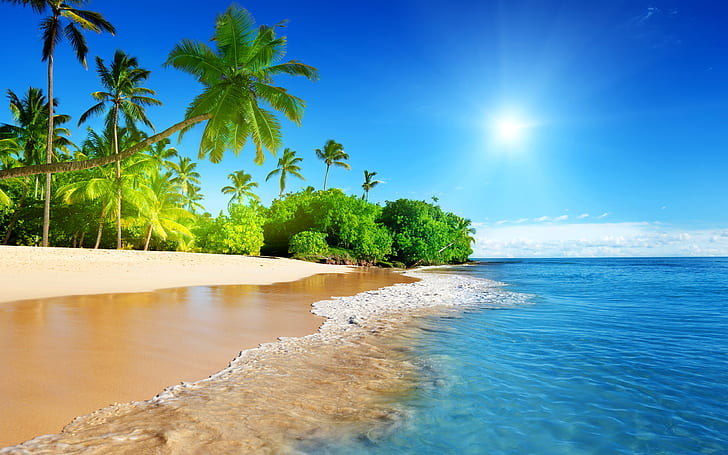
#> input picture image for lab.jpg, 728 x 455 px, found by its file name
$ python 'add corner elements of image.py'
#> lines starting #> are read from the running program, lines starting #| are printed output that depends on the picture
from PIL import Image
import numpy as np

# Load the image
# image = Image.open('E:\Project\Charity Project Resources\191. front_end_html\uploads\cause_photo_1704072157.jpg')
image = Image.open('D:\OneDrive\Desktop\image for lab.jpg')
#> image is the input picture: PIL image 728x455 RGB; mean R, G, B 102.1, 150.3, 162.9

# Convert the image to grayscale
gray_image = image.convert('L')
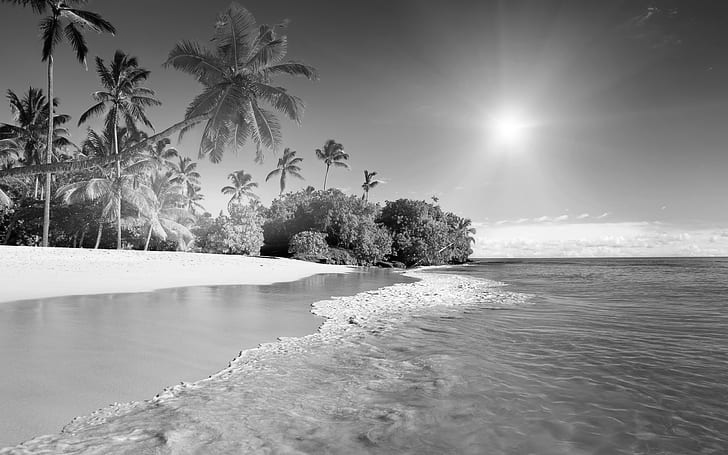
#> gray_image: PIL image 728x455 L; min 0, max 255, mean 137.3

# Convert the grayscale image to a numpy array
image_array = np.array(gray_image)

# Get the shape of the array (height and width of the image)
height, width = image_array.shape
#> height = 455; width = 728

# Get the corner elements
top_left = image_array[0, 0]
#> top_left = 71
top_right = image_array[0, width - 1]
#> top_right = 49
bottom_left = image_array[height - 1, 0]
#> bottom_left = 148
bottom_right = image_array[height - 1, width - 1]
#> bottom_right = 73

top_row= image_array[0,:]
#> top_row = 728 values, max 120 at index 62, min 1 at index 39, mean 63.37
bottom_row=image_array[height-1,:]
#> bottom_row = 728 values, max 216 at index 66, min 67 at index 711, mean 135.4
left_column=image_array[:,0]
#> left_column = 455 values, max 254 at index 246, min 0 at index 229, mean 132.9
right_column=image_array[:,width-1]
#> right_column = 455 values, max 227 at index 238, min 49 at index 0, mean 109.4

# Add the corner elements
corner_sum = top_left + top_right + bottom_left + bottom_right
#> corner_sum = 85
# Add the Boundary elements
boundary_sum = (np.sum(top_row) + np.sum(bottom_row) + np.sum(left_column[1:-1]) + np.sum(right_column[1:-1]))
#> boundary_sum = 254608


print("Corner elements are:", top_left, top_right, bottom_left, bottom_right)
#| Corner elements are: 71 49 148 73
print("Sum of corner elements:", corner_sum)
#| Sum of corner elements: 85
print("Sum of boundary elements:", boundary_sum)
#| Sum of boundary elements: 254608

$ run again, with lab_image.jpg copied over image for lab.jpg
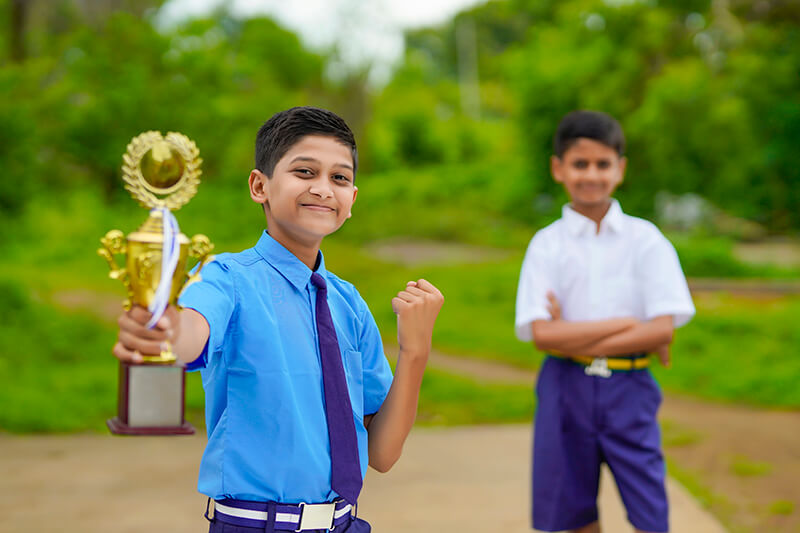
#> input picture lab_image.jpg, 800 x 533 px, found by its file name
#> image is the input picture: PIL image 800x533 RGB; mean R, G, B 113.7, 130.8, 72.1
#> `gray_image = image.convert('L')`:
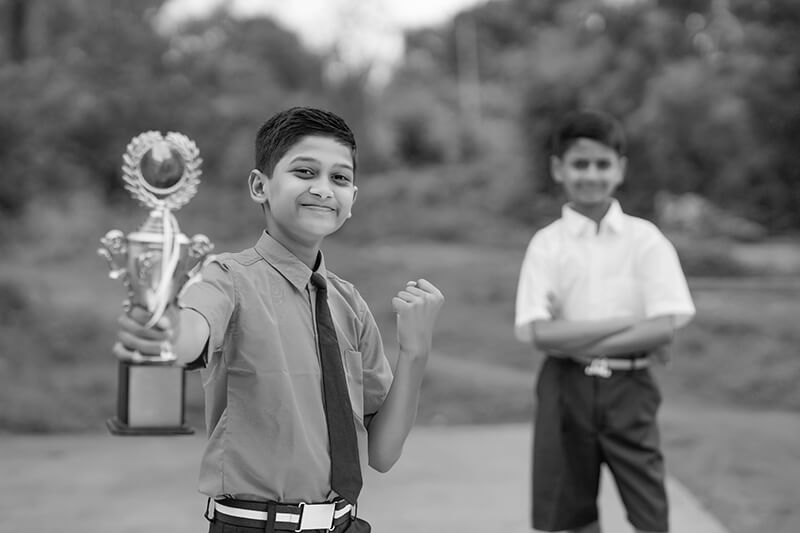
#> gray_image: PIL image 800x533 L; min 0, max 254, mean 119
#> top_left = 94
#> top_right = 71
#> bottom_left = 150
#> bottom_right = 127
#> top_row = 800 values, max 252 at index 416, min 49 at index 688, mean 152.4
#> bottom_row = 800 values, max 190 at index 676, min 5 at index 343, mean 132.4
#> left_column = 533 values, max 154 at index 528, min 36 at index 200, mean 94.89
#> right_column = 533 values, max 142 at index 256, min 31 at index 130, mean 87.18
#> corner_sum = 186
#> boundary_sum = 324369
#| Corner elements are: 94 71 150 127
#| Sum of corner elements: 186
#| Sum of boundary elements: 324369
